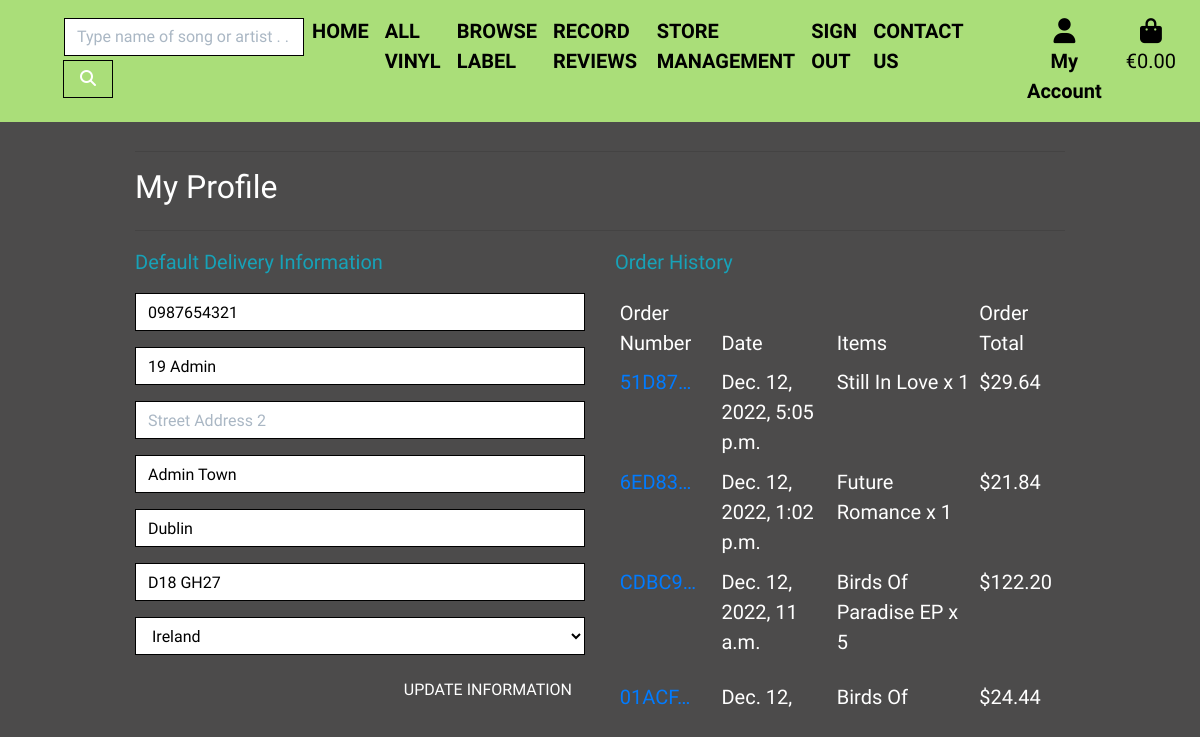
/profile/ (signed in), run on the app's committed database.
### profiles/models.py (models this page shows, shortened)
class UserProfile(models.Model):
    user = models.OneToOneField(User, on_delete=models.CASCADE)
    default_phone_number = models.CharField(
        max_length=20, null=True, blank=True
    )
    default_street_address1 = models.CharField(
        max_length=80, null=True, blank=True
    )
    default_street_address2 = models.CharField(
        max_length=80, null=True, blank=True
    )
    default_town_or_city = models.CharField(
        max_length=40, null=True, blank=True
    )
    default_county = models.CharField(max_length=80, null=True, blank=True)
    default_postcode = models.CharField(max_length=20, null=True, blank=True)
    default_country = CountryField(
        blank_label='Country', null=True, blank=True
    )

### checkout/models.py (models this page shows, shortened)
class Order(models.Model):
    order_number = models.CharField(max_length=32, null=False, editable=False)
    user_profile = models.ForeignKey(UserProfile, on_delete=models.SET_NULL,
                                     null=True, blank=True,
                                     related_name='orders'
                                     )
    full_name = models.CharField(max_length=50, null=False, blank=False)
    email = models.EmailField(max_length=254, null=False, blank=False)
    phone_number = models.CharField(max_length=20, null=False, blank=False)
    country = CountryField(blank_label='Country *', null=False, blank=False)
    town_or_city = models.CharField(max_length=40, null=False, blank=False)
    street_address1 = models.CharField(max_length=80, null=False, blank=False)
    street_address2 = models.CharField(max_length=80, null=True, blank=True)
    postcode = models.CharField(max_length=20, null=True, blank=True)
    county = models.CharField(max_length=80, null=True, blank=True)
    date = models.DateTimeField(auto_now_add=True)
    delivery_cost = models.DecimalField(
        max_digits=6, decimal_places=2, null=False, default=0
    )
    order_total = models.DecimalField(
        max_digits=10, decimal_places=2, null=False, default=0
    )
    grand_total = models.DecimalField(
        max_digits=10, decimal_places=2, null=False, default=0
    )
    original_basket = models.TextField(null=False, blank=False, default='')
    stripe_pid = models.CharField(
        max_length=254, null=False, blank=False, default=''
    )
    class Meta:
        ordering = ['-date']

class ItemCheckout(models.Model):
    order = models.ForeignKey(
        Order, null=False, blank=False, on_delete=models.CASCADE,
        related_name='itemcheckout'
    )
    record = models.ForeignKey(
        Record, null=False, blank=False, on_delete=models.CASCADE
    )
    quantity = models.IntegerField(null=False, blank=False, default=0)
    item_total = models.DecimalField(
        max_digits=6, decimal_places=2, null=False, blank=False, editable=False
    )

### products/models.py (models this page shows, shortened)
class Record(models.Model):
    title = models.CharField(max_length=254)
    artist = models.CharField(max_length=254)
    producer = models.CharField(max_length=254, default="")
    label = models.ForeignKey(Label, on_delete=models.CASCADE)
    price = models.DecimalField(max_digits=4, decimal_places=2)
    track = models.CharField(
        max_length=500, null=False, blank=False, default=""
    )
    description = models.TextField(null=True, blank=True)
    image_url = models.URLField(max_length=1024, null=True, blank=True)
    image = models.ImageField(null=True, blank=True)

### profiles/views.py (the view)
# urls.py: path('profile/', include('profiles.urls')),
@login_required
def profile(request):
    profile = get_object_or_404(UserProfile, user=request.user)
    if request.method == 'POST':
        form = UserProfileForm(request.POST, instance=profile)
        if form.is_valid():
            form.save()
            messages.success(request, 'Profile updated successfully')
        else:
            messages.error(request, 'Update failed. Please ensure the form is \
                valid.')
    else:
        form = UserProfileForm(instance=profile)
    orders = profile.orders.all()
    template = 'profiles/profile.html'
    context = {
        'form': form,
        'orders': orders,
        'on_profile_page': True
    }
    return render(request, template, context)

### basket/contexts.py (called while the page is built, shortened)
def basket_contents(request):
    basket_items = []
    total = 0
    record_count = 0
    basket = request.session.get('basket', {})
    delivery = total * Decimal(settings.DELIVERY_PERCENTAGE / 100)
    grand_total = total + delivery
    context = {
        'basket_items': basket_items,
        'total': total,
        'record_count': record_count,
        'delivery': delivery,
        'grand_total': grand_total,
    }
    return context

### profiles/templates/profiles/profile.html (shortened to what this page needs)
{% extends "base.html" %}
{% load static %}
{% block extra_css %}
    <link rel="stylesheet" href="{% static 'profiles/css/profile.css' %}">
{% endblock %}
{% block page_header %}
    <div class="container header-container">
    </div>
{% endblock %}
{% block content %}
    <div class="container">
        <div class="row">
            <div class="col">
                <hr>
                <h2 class="font-weight-normal text-white mb-4">My Profile</h2>
                <hr>
            </div>
        </div>
        <div class="row">
            <div class="col-12 col-lg-6">
                <p class="text-info">Default Delivery Information</p>
                <form class="mt-3" action="{% url 'profile' %}" method="POST" id="profile-update-form">
                    {{ form|crispy }}
                    <button class="btn btn-black rounded-0 text-uppercase float-right font-weight-normal text-white">
                        Update Information</button>
                </form>
            </div>
            <div class="col-12 col-lg-6">
                <p class="text-info">Order History</p>
                <div class="order-history table-responsive">
                    <table class="table table-sm table-borderless">
                        <thead>
                            <tr>
                                <th class="font-weight-normal text-white">Order Number</th>
                                <th class="font-weight-normal text-white">Date</th>
                                <th class="font-weight-normal text-white">Items</th>
                                <th class="font-weight-normal text-white">Order Total</th>
                            </tr>
                        </thead>
                        <tbody>
                            {% for order in orders %}
                                <tr>
                                    <td>
                                        <a href="{% url 'order_history' order.order_number %}"
                                        title="{{ order.order_number }}">
                                            {{ order.order_number|truncatechars:6 }}
                                        </a>
                                    </td>
                                    <td class="font-weight-normal text-white">{{ order.date }}</td>
                                    <td class="font-weight-normal text-white">
                                        <ul class="list-unstyled">
                                            {% for item in order.itemcheckout.all %}
                                                <li class="medium">
                                                    {{ item.record.title }} x {{ item.quantity }}
                                                </li>
                                            {% endfor %}
                                        </ul>
                                    </td>
                                    <td class="font-weight-normal text-white">${{ order.grand_total }}</td>
                                </tr>
                            {% endfor %}
                        </tbody>
                    </table>
                </div>
            </div>
        </div>
{% endblock %}

### static/css/base.css (style rules this page uses)
html { height: 100%; }
body { font-family: 'Squada One', sans-serif; font-size: 20px; background: rgb(76, 75, 75); height: calc(100vh - 164px); margin: 0; padding: 0; }
.header-container { margin-top: -2.45%; }
.border-black { border: 1px solid black !important; }
@media (min-width: 1200px) { .container { max-width: 80%; } }
@media (min-width: 992px) { .header-container { padding-top: 164px; } }

### profiles/static/profiles/css/profile.css (style rules this page uses)
.order-history { max-height: 416px; overflow-y: auto; }
#profile-update-form .form-control { color: #000; }
#profile-update-form input::placeholder { color: #aab7c4; }
#id_default_country, #id_default_country option:not(:first-child) { color: #000; }

### data on the page
UserProfile: default_phone_number "0987654321", default_street_address1 "19 Admin", default_town_or_city "Admin Town", default_county "Dublin", default_postcode "D18 GH27", default_country "Ireland"
Order: order_number "51D87…", date "Dec. 12, 2022, 5:05 p.m.", grand_total "29.64"
ItemCheckout: record "Still In Love", quantity "1"
Order: order_number "6ED83…", date "Dec. 12, 2022, 1:02 p.m.", grand_total "21.84"
ItemCheckout: record "Future Romance", quantity "1"
Order: order_number "CDBC9…", date "Dec. 12, 2022, 11 a.m.", grand_total "122.20"
ItemCheckout: record "Birds Of Paradise EP", quantity "5"
Order: order_number "01ACF…", date "Dec. 12,…", grand_total "24.44"
ItemCheckout: record "Birds Of…"
